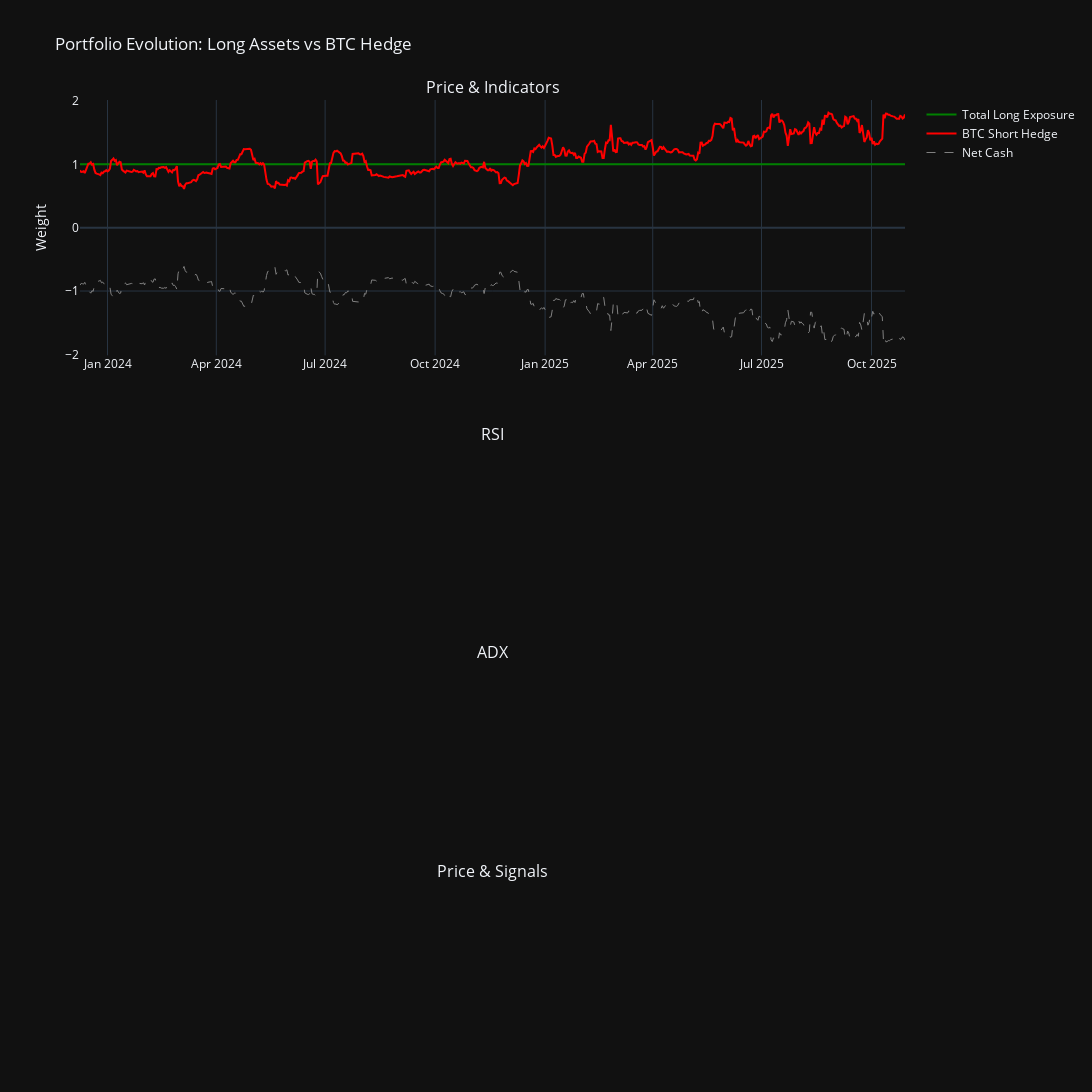

This figure's notebook cell:
### Code cell
# assemble portfolio based on hedge ratios (sizing) and rolling correlations (beta - l/s)
# Strategy: Equal-weight long positions, hedged with BTC short positions based on hedge ratios

# Define equal weights for long positions (exclude BTC, will be short)
long_tickers = [t for t in tickers if t != 'XXBTZUSD']
equal_weight_long = 1.0 / len(long_tickers)

# Calculate portfolio weights over time
portfolio_weights_over_time = []

for idx, row in hedge_ratios_df.iterrows():
    weights = {'date': idx}
    total_btc_hedge = 0
    
    # Long positions with equal weight
    for ticker in long_tickers:
        weights[f'LONG_{ticker}'] = equal_weight_long
        # Add to total BTC hedge requirement
        hedge_ratio = row[ticker]
        if not pd.isna(hedge_ratio):
            total_btc_hedge += equal_weight_long * hedge_ratio
    
    # Short BTC position (negative weight = short)
    weights['SHORT_XXBTZUSD'] = -total_btc_hedge
    weights['NET_CASH'] = 1.0 - (len(long_tickers) * equal_weight_long + total_btc_hedge)
    
    portfolio_weights_over_time.append(weights)

# Convert to DataFrame
portfolio_weights_df = pd.DataFrame(portfolio_weights_over_time)
portfolio_weights_df.set_index('date', inplace=True)

# Actual Value
portfolio_values_df = pd.DataFrame(index=portfolio_weights_df.index)
for col in portfolio_weights_df.columns:
    if col != "NET_CASH":
        portfolio_values_df[col] = portfolio_weights_df[col] * price_hist[col.split("_")[1]]['close']
    else:
        portfolio_values_df = portfolio_weights_df
    

print("Portfolio Allocation Over Time:")
print(f"Shape: {portfolio_weights_df.shape}")
print(f"\nMost recent portfolio weights:")
print(portfolio_weights_df.iloc[-1].round(4))
print(f"\nLong exposure: {portfolio_weights_df.iloc[-1][[c for c in portfolio_weights_df.columns if c.startswith('LONG')]].sum():.4f}")
print(f"Short BTC exposure: {portfolio_weights_df.iloc[-1]['SHORT_XXBTZUSD']:.4f}")
print(f"Net cash: {portfolio_weights_df.iloc[-1]['NET_CASH']:.4f}")

# Visualize evolution of portfolio hedging
# Create subplots: 1 col, 4 rows
fig = make_subplots(rows=4, cols=1, 
                    subplot_titles=('Price & Indicators', 'RSI', 'ADX', 'Price & Signals'),
                    vertical_spacing=0.1,
                    row_heights=[0.4, 0.2, 0.2, 0.2])

# Row 1: Long exposure
fig.add_trace(
    go.Scatter(x=portfolio_weights_df.index, 
               y=portfolio_weights_df[[c for c in portfolio_weights_df.columns if c.startswith('LONG')]].sum(axis=1),
               name='Total Long Exposure', 
               line=dict(color='green', width=2)),
    row=1, col=1
)

# Add BTC Short exposure (absolute value for visualization)
fig.add_trace(
    go.Scatter(x=portfolio_weights_df.index, 
               y=-portfolio_weights_df['SHORT_XXBTZUSD'],
               name='BTC Short Hedge', 
               line=dict(color='red', width=2)),
    row=1, col=1
)

# Add Net cash
fig.add_trace(
    go.Scatter(x=portfolio_weights_df.index, 
               y=portfolio_weights_df['NET_CASH'],
               name='Net Cash', 
               line=dict(color='gray', width=1, dash='dash')),
    row=1, col=1
)

# Row 2: RSI (placeholder)
# TODO: Add RSI calculation and plotting

# Row 3: ADX (placeholder)
# TODO: Add ADX calculation and plotting

# Row 4: Price & Signals (placeholder)
# TODO: Add price with buy/sell signals

fig.update_layout(
    title="Portfolio Evolution: Long Assets vs BTC Hedge",
    showlegend=True,
    height=1200,  # Increased height for 4 subplots
    width=1200,
    hovermode='x unified'
)

# Update y-axes titles
fig.update_yaxes(title_text="Weight", row=1, col=1)
fig.update_yaxes(title_text="RSI", row=2, col=1)
fig.update_yaxes(title_text="ADX", row=3, col=1)
fig.update_yaxes(title_text="Price", row=4, col=1)

fig.show()

### Figure 1 — Plotly figure (JSON) as saved in the notebook; plotly's stock layout.template omitted (floating-point values rounded to 4 significant figures; data arrays with more than 128 entries replaced by an {"elided": "..."} marker saying what was removed)
{"data": [{"line": {"color": "green", "width": 2}, "name": "Total Long Exposure", "type": "scatter", "x": {"elided": "691 str values"}, "xaxis": "x", "y": {"elided": "691 float values"}, "yaxis": "y"}, {"line": {"color": "red", "width": 2}, "name": "BTC Short Hedge", "type": "scatter", "x": {"elided": "691 str values"}, "xaxis": "x", "y": {"elided": "691 float values"}, "yaxis": "y"}, {"line": {"color": "gray", "dash": "dash", "width": 1}, "name": "Net Cash", "type": "scatter", "x": {"elided": "691 str values"}, "xaxis": "x", "y": {"elided": "691 float values"}, "yaxis": "y"}], "layout": {"annotations": [{"font": {"size": 16}, "showarrow": false, "text": "Price & Indicators", "x": 0.5, "xanchor": "center", "xref": "paper", "y": 1, "yanchor": "bottom", "yref": "paper"}, {"font": {"size": 16}, "showarrow": false, "text": "RSI", "x": 0.5, "xanchor": "center", "xref": "paper", "y": 0.62, "yanchor": "bottom", "yref": "paper"}, {"font": {"size": 16}, "showarrow": false, "text": "ADX", "x": 0.5, "xanchor": "center", "xref": "paper", "y": 0.38, "yanchor": "bottom", "yref": "paper"}, {"font": {"size": 16}, "showarrow": false, "text": "Price & Signals", "x": 0.5, "xanchor": "center", "xref": "paper", "y": 0.14, "yanchor": "bottom", "yref": "paper"}], "height": 1200, "hovermode": "x unified", "showlegend": true, "title": {"text": "Portfolio Evolution: Long Assets vs BTC Hedge"}, "width": 1200, "xaxis": {"anchor": "y", "domain": [0, 1]}, "xaxis2": {"anchor": "y2", "domain": [0, 1]}, "xaxis3": {"anchor": "y3", "domain": [0, 1]}, "xaxis4": {"anchor": "y4", "domain": [0, 1]}, "yaxis": {"anchor": "x", "domain": [0.72, 1], "title": {"text": "Weight"}}, "yaxis2": {"anchor": "x2", "domain": [0.48, 0.62], "title": {"text": "RSI"}}, "yaxis3": {"anchor": "x3", "domain": [0.24, 0.38], "title": {"text": "ADX"}}, "yaxis4": {"anchor": "x4", "domain": [0, 0.14], "title": {"text": "Price"}}}}
